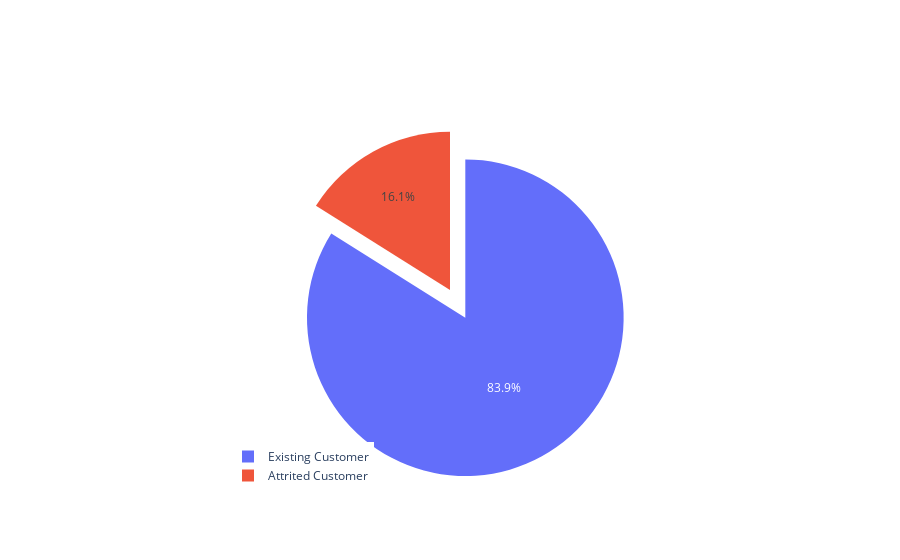

Here is the notebook cell this chart was saved with:
### Code cell
aggdata= df.groupby(['Attrition_Flag'])['Client_Num'].count().to_frame().reset_index()

labels = aggdata.Attrition_Flag
values = aggdata.Client_Num

fig = go.Figure(data=[go.Pie(labels=labels, values=values, pull=[0, 0.2])])
fig.update_layout(legend=dict(
    yanchor="top",
    y=0.10,
    xanchor="left",
    x=0.20
))

### Figure 1 — Plotly figure (JSON) as saved in the notebook; plotly's stock layout.template omitted (floating-point values rounded to 4 significant figures)
{"data": [{"labels": ["Attrited Customer", "Existing Customer"], "pull": [0, 0.2], "values": [1627, 8500], "type": "pie"}], "layout": {"legend": {"yanchor": "top", "y": 0.1, "xanchor": "left", "x": 0.2}}}
